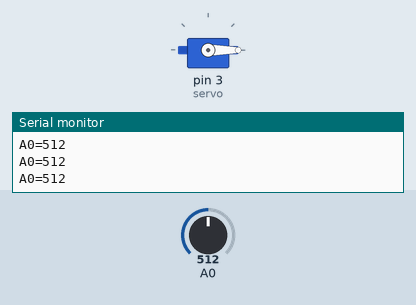
A sketch run on a simulated Arduino Uno, built with avr-gcc and run on an emulated ATmega328P. Shown: servo, the last lines printed to the serial monitor. Inputs (shaded band) come from the test bench; at power-on: A0 = 512.

Above: at 1.2 s.
1.3 s: A0 set to 901
2.8 s: A0 set to 923
At 4.0 s:
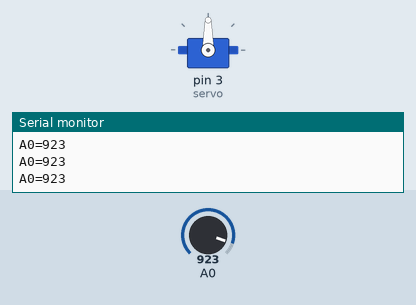
4.3 s: A0 set to 959
5.8 s: A0 set to 977
At 6.7 s:
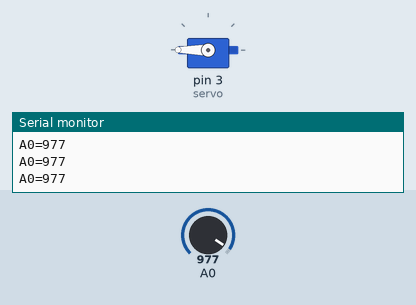
7.3 s: A0 set to 960
At 8.0 s:
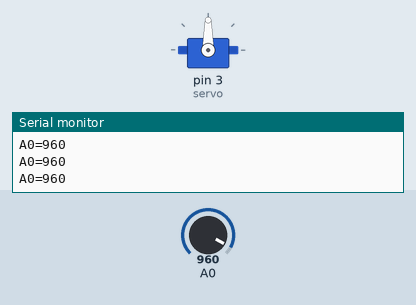
8.8 s: A0 set to 980
At 9.3 s:
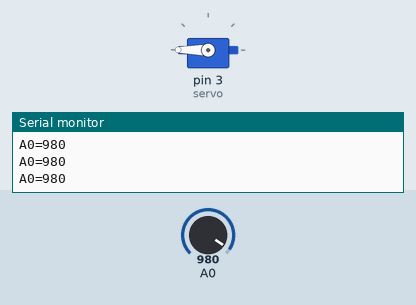
Timing chart, 0 to 11.3 s (numbered marks = the images above; inputs shaded):
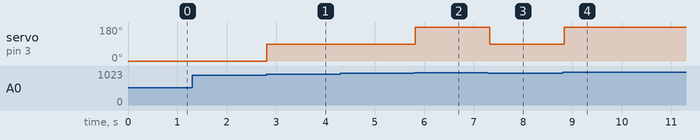

The sketch:

servo-cds.ino
```cpp
//Cdsセンサの値に応じてサーボモーターの回転角度を変化させるプログラム
#include<Servo.h>

Servo servo;

int val=0;

void setup() {
  servo.attach(3);

  //シリアルポートを開く
  Serial.begin(9600);
}

void loop() {

  val = analogRead(0);

  Serial.print("A0=");
  Serial.print(val);
  Serial.print("\n");

  if(val<=910){
    servo.write(0);
  }else if(val<=970){
    servo.write(90);
  }else{
    servo.write(180);
  }

  delay(100);

}
```

Measured:
- the behaviour switches between 910 and 911 on A0 (found by bisection; images 0 and 1)
- the behaviour switches between 970 and 971 on A0 (found by bisection; images 1 and 2)
- after the input at 2.8 s, servo on pin 3 (servo): 0° → 90° at once
- after the input at 5.8 s, servo on pin 3 (servo): 90° → 180° at once
- after the input at 7.3 s, servo on pin 3 (servo): 180° → 90° at once
- after the input at 8.8 s, servo on pin 3 (servo): 90° → 180° at once
